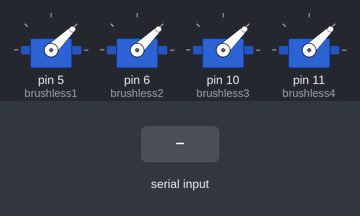
A sketch run on a simulated Arduino Uno, built with avr-gcc and run on an emulated ATmega328P. Shown: 4 × servo. The inputs (shaded band) are chosen by the test bench. What the sketch prints to the serial monitor is not drawn.

Above: at 3.2 s.
3.3 s: byte 30 received over Serial
Timing chart, 0 to 6.3 s (numbered marks = the images above; inputs shaded):
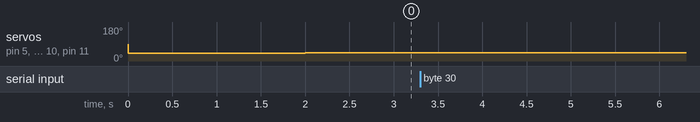

The sketch:

ArduinoTest_writeMicrosecondsMotor.ino
```cpp
//The ESC uses the servo library to determine the speed of the motor
#include <Servo.h>

Servo brushless1;
Servo brushless2;
Servo brushless3;
Servo brushless4;
/*The throttle can go from 0 to 180, just like a servo
reads an angle from 0 to 180*/
int throttle = 40;

void setup() {
  Serial.begin(9600);
//The ESC/motor must be attached to a PWM pin
  brushless1.attach(5);
  brushless2.attach(6);
  brushless3.attach(10);
  brushless4.attach(11);
//This delay may be optional, but it just lets the arduino/ESC settle
  delay(1);
/*
Usually, you need some sort of throttle to control an ESC because you
first have to calibrate it by giving it the range of the throttle.
Since we may not use a potentiometer on the quadcopter, starting the
ESC reading the value of 40 is the perfect value for arming the ESC
without any throttle. 40 is the typical value for all Hobby Works 30A
ESCs, but other ESCs may be different.
*/
  brushless1.write(40);
  brushless2.write(40);
  brushless3.write(40);
  brushless4.write(40);
  delay(2000);
}

void loop() {
  if (Serial.available() > 0) {
    throttle = Serial.read();
    Serial.println(throttle);
  }

    brushless1.writeMicroseconds(1000);
    brushless2.writeMicroseconds(1000);
    brushless3.writeMicroseconds(1000);
    brushless4.writeMicroseconds(1000);
}
```

Measured:
- after the input at 3.3 s, every drawn part: stays the same
